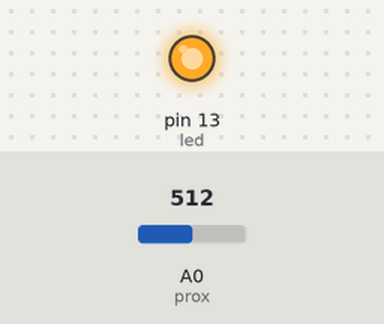
This sketch was run on a simulated Arduino Uno, built with avr-gcc and run on an emulated ATmega328P. On the bench: output pins drawn as LEDs (lit = HIGH). The test bench sets the inputs (shaded band); at power-on: A0 (prox) = 512. What the sketch prints to the serial monitor is not drawn.

Above: at 0.2 s.
Timing chart, 0 to 1.7 s (numbered marks = the images above):
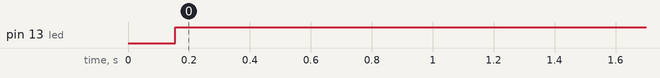

The sketch:

ejercicio5.ino
```cpp
const int prox = A0;
const int led = 13;
void muestreo(int muestras){
  float suma = 0;
  for (int i = 0; i<muestras; i++){
    suma += analogRead(prox);
    delay(5);
    }
    suma /= muestras;
    Serial.println(suma);
    if(suma > 292){
      digitalWrite(led,HIGH);
      }
     else{
      digitalWrite(led, LOW);
      }
  }
void setup() {
  // put your setup code here, to run once:
  pinMode(prox, INPUT);
  Serial.begin(9600);
  pinMode(led, OUTPUT);
}

void loop() {
  // put your main code here, to run repeatedly:
  muestreo(30);

}
```

Measured:
- by itself, pin 13 (led): LOW → HIGH at 0.15 s
